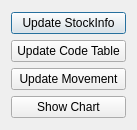
<?xml version="1.0" encoding="UTF-8"?>
<ui version="4.0">
 <class>TraderXClass</class>
 <widget class="QDialog" name="TraderXClass">
  <property name="geometry">
   <rect>
    <x>0</x>
    <y>0</y>
    <width>137</width>
    <height>130</height>
   </rect>
  </property>
  <property name="windowTitle">
   <string>TraderX</string>
  </property>
  <layout class="QGridLayout" name="gridLayout">
   <item row="0" column="0">
    <layout class="QVBoxLayout" name="verticalLayout">
     <item>
      <widget class="QPushButton" name="updateStockInfoBtn">
       <property name="text">
        <string>Update StockInfo</string>
       </property>
      </widget>
     </item>
     <item>
      <widget class="QPushButton" name="updateCodeTableBtn">
       <property name="text">
        <string>Update Code Table</string>
       </property>
      </widget>
     </item>
     <item>
      <widget class="QPushButton" name="updateMovementBtn">
       <property name="text">
        <string>Update Movement</string>
       </property>
      </widget>
     </item>
     <item>
      <widget class="QPushButton" name="showChartBtn">
       <property name="text">
        <string>Show Chart</string>
       </property>
      </widget>
     </item>
    </layout>
   </item>
  </layout>
 </widget>
 <layoutdefault spacing="6" margin="11"/>
 <resources>
  <include location="traderx.qrc"/>
 </resources>
 <connections/>
</ui>
